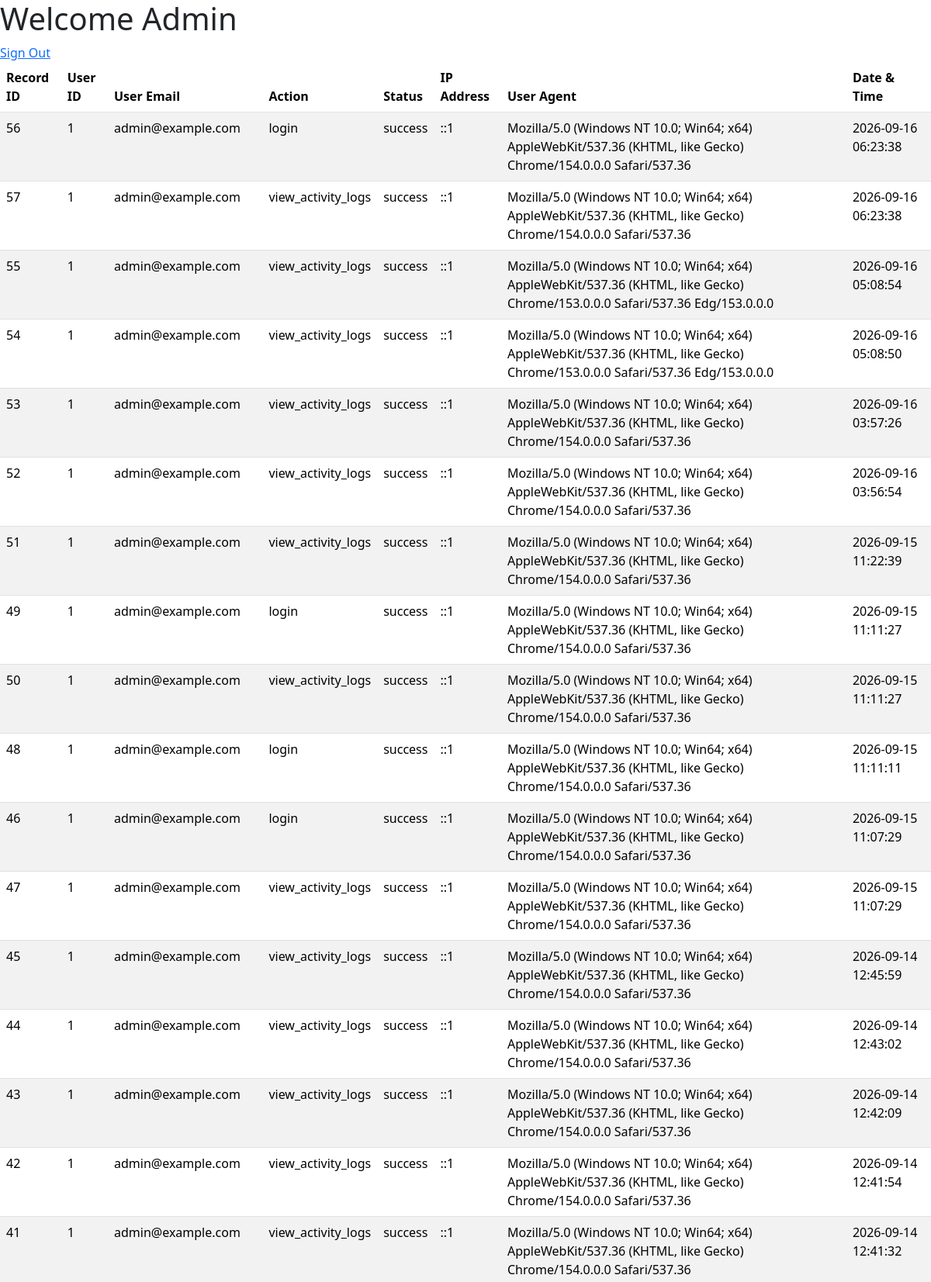
Page /app/admin/index.php (signed in, upper part) on the committed database.
### tables this page shows
CREATE TABLE `activity_logs` (
  `activity_log_id` int(11) NOT NULL AUTO_INCREMENT,
  `user_id` varchar(50) DEFAULT NULL,
  `user_email` varchar(50) DEFAULT NULL,
  `activity_log_action` varchar(50) NOT NULL,
  `activity_log_status` enum('success','failed') DEFAULT 'success',
  `activity_log_ip_address` varchar(45) DEFAULT NULL,
  `activity_log_user_agent` varchar(255) DEFAULT NULL,
  `activity_log_created_at` timestamp NOT NULL DEFAULT current_timestamp(),
  PRIMARY KEY (`activity_log_id`)
);

### app/admin/index.php (the view, shortened to what this page needs)
<?php
require_once '../../config/config.php';
    $stmt = $pdo->query("
        SELECT *
        FROM activity_logs
        ORDER BY activity_log_created_at DESC
    ");
$activities = $stmt->fetchAll(PDO::FETCH_ASSOC);
?>
<!DOCTYPE html>
<html lang="en">
<head>
    <link rel="stylesheet" href="https://cdnjs.cloudflare.com/ajax/libs/twitter-bootstrap/5.3.8/css/bootstrap.min.css" />
        <link rel="stylesheet" href="https://cdn.datatables.net/3.0.4/css/dataTables.bootstrap5.min.css" />
</head>
<body>
    <h1>Welcome Admin</h1>
    <a href="../auth/signout.php">Sign Out</a>
   <table id="example" class="table table-striped" style="width:100%">
    <thead>
        <tr>
            <th>Record ID</th>
            <th>User ID</th>
            <th>User Email</th>
            <th>Action</th>
            <th>Status</th>
            <th>IP Address</th>
            <th>User Agent</th>
            <th>Date & Time</th>
        </tr>
    </thead>
    <tbody>
        <?php foreach ($activities as $activity): ?>
            <tr>
                <td><?= htmlspecialchars($activity['activity_log_id']) ?></td>
                <td><?= htmlspecialchars($activity['user_id']) ?></td>
                <td><?= htmlspecialchars($activity['user_email']) ?></td>
                <td><?= htmlspecialchars($activity['activity_log_action']) ?></td>
                <td><?= htmlspecialchars($activity['activity_log_status']) ?></td>
                <td><?= htmlspecialchars($activity['activity_log_ip_address']) ?></td>
                <td><?= htmlspecialchars($activity['activity_log_user_agent']) ?></td>
                <td><?= htmlspecialchars($activity['activity_log_created_at']) ?></td>
            </tr>
        <?php endforeach; ?>
    </tbody>
</table>
</body>
</html>

### rows in the picture
activity_logs: activity_log_id "56", user "1", user_email "admin@example.com", activity_log_action "login", activity_log_status "success", activity_log_ip_address "::1", activity_log_user_agent "Mozilla/5.0 (Windows NT 10.0; Win64; x64) AppleWebKit/537.36 (KHTML, like Gecko) Chrome/154.0.0.0 Safari/537.36", activity_log_created_at "2026-09-16 06:23:38"
activity_logs: activity_log_id "57", user "1", user_email "admin@example.com", activity_log_action "view_activity_logs", activity_log_status "success", activity_log_ip_address "::1", activity_log_user_agent "Mozilla/5.0 (Windows NT 10.0; Win64; x64) AppleWebKit/537.36 (KHTML, like Gecko) Chrome/154.0.0.0 Safari/537.36", activity_log_created_at "2026-09-16 06:23:38"
activity_logs: activity_log_id "55", user "1", user_email "admin@example.com", activity_log_action "view_activity_logs", activity_log_status "success", activity_log_ip_address "::1", activity_log_user_agent "Mozilla/5.0 (Windows NT 10.0; Win64; x64) AppleWebKit/537.36 (KHTML, like Gecko) Chrome/153.0.0.0 Safari/537.36 Edg/153.0.0.0", activity_log_created_at "2026-09-16 05:08:54"
activity_logs: activity_log_id "54", user "1", user_email "admin@example.com", activity_log_action "view_activity_logs", activity_log_status "success", activity_log_ip_address "::1", activity_log_user_agent "Mozilla/5.0 (Windows NT 10.0; Win64; x64) AppleWebKit/537.36 (KHTML, like Gecko) Chrome/153.0.0.0 Safari/537.36 Edg/153.0.0.0", activity_log_created_at "2026-09-16 05:08:50"
activity_logs: activity_log_id "53", user "1", user_email "admin@example.com", activity_log_action "view_activity_logs", activity_log_status "success", activity_log_ip_address "::1", activity_log_user_agent "Mozilla/5.0 (Windows NT 10.0; Win64; x64) AppleWebKit/537.36 (KHTML, like Gecko) Chrome/154.0.0.0 Safari/537.36", activity_log_created_at "2026-09-16 03:57:26"
activity_logs: activity_log_id "52", user "1", user_email "admin@example.com", activity_log_action "view_activity_logs", activity_log_status "success", activity_log_ip_address "::1", activity_log_user_agent "Mozilla/5.0 (Windows NT 10.0; Win64; x64) AppleWebKit/537.36 (KHTML, like Gecko) Chrome/154.0.0.0 Safari/537.36", activity_log_created_at "2026-09-16 03:56:54"
activity_logs: activity_log_id "51", user "1", user_email "admin@example.com", activity_log_action "view_activity_logs", activity_log_status "success", activity_log_ip_address "::1", activity_log_user_agent "Mozilla/5.0 (Windows NT 10.0; Win64; x64) AppleWebKit/537.36 (KHTML, like Gecko) Chrome/154.0.0.0 Safari/537.36", activity_log_created_at "2026-09-15 11:22:39"
activity_logs: activity_log_id "49", user "1", user_email "admin@example.com", activity_log_action "login", activity_log_status "success", activity_log_ip_address "::1", activity_log_user_agent "Mozilla/5.0 (Windows NT 10.0; Win64; x64) AppleWebKit/537.36 (KHTML, like Gecko) Chrome/154.0.0.0 Safari/537.36", activity_log_created_at "2026-09-15 11:11:27"
activity_logs: activity_log_id "50", user "1", user_email "admin@example.com", activity_log_action "view_activity_logs", activity_log_status "success", activity_log_ip_address "::1", activity_log_user_agent "Mozilla/5.0 (Windows NT 10.0; Win64; x64) AppleWebKit/537.36 (KHTML, like Gecko) Chrome/154.0.0.0 Safari/537.36", activity_log_created_at "2026-09-15 11:11:27"
activity_logs: activity_log_id "48", user "1", user_email "admin@example.com", activity_log_action "login", activity_log_status "success", activity_log_ip_address "::1", activity_log_user_agent "Mozilla/5.0 (Windows NT 10.0; Win64; x64) AppleWebKit/537.36 (KHTML, like Gecko) Chrome/154.0.0.0 Safari/537.36", activity_log_created_at "2026-09-15 11:11:11"
activity_logs: activity_log_id "46", user "1", user_email "admin@example.com", activity_log_action "login", activity_log_status "success", activity_log_ip_address "::1", activity_log_user_agent "Mozilla/5.0 (Windows NT 10.0; Win64; x64) AppleWebKit/537.36 (KHTML, like Gecko) Chrome/154.0.0.0 Safari/537.36", activity_log_created_at "2026-09-15 11:07:29"
activity_logs: activity_log_id "47", user "1", user_email "admin@example.com", activity_log_action "view_activity_logs", activity_log_status "success", activity_log_ip_address "::1", activity_log_user_agent "Mozilla/5.0 (Windows NT 10.0; Win64; x64) AppleWebKit/537.36 (KHTML, like Gecko) Chrome/154.0.0.0 Safari/537.36", activity_log_created_at "2026-09-15 11:07:29"
activity_logs: activity_log_id "45", user "1", user_email "admin@example.com", activity_log_action "view_activity_logs", activity_log_status "success", activity_log_ip_address "::1", activity_log_user_agent "Mozilla/5.0 (Windows NT 10.0; Win64; x64) AppleWebKit/537.36 (KHTML, like Gecko) Chrome/154.0.0.0 Safari/537.36", activity_log_created_at "2026-09-14 12:45:59"
activity_logs: activity_log_id "44", user "1", user_email "admin@example.com", activity_log_action "view_activity_logs", activity_log_status "success", activity_log_ip_address "::1", activity_log_user_agent "Mozilla/5.0 (Windows NT 10.0; Win64; x64) AppleWebKit/537.36 (KHTML, like Gecko) Chrome/154.0.0.0 Safari/537.36", activity_log_created_at "2026-09-14 12:43:02"
activity_logs: activity_log_id "43", user "1", user_email "admin@example.com", activity_log_action "view_activity_logs", activity_log_status "success", activity_log_ip_address "::1", activity_log_user_agent "Mozilla/5.0 (Windows NT 10.0; Win64; x64) AppleWebKit/537.36 (KHTML, like Gecko) Chrome/154.0.0.0 Safari/537.36", activity_log_created_at "2026-09-14 12:42:09"
activity_logs: activity_log_id "42", user "1", user_email "admin@example.com", activity_log_action "view_activity_logs", activity_log_status "success", activity_log_ip_address "::1", activity_log_user_agent "Mozilla/5.0 (Windows NT 10.0; Win64; x64) AppleWebKit/537.36 (KHTML, like Gecko) Chrome/154.0.0.0 Safari/537.36", activity_log_created_at "2026-09-14 12:41:54"
activity_logs: activity_log_id "41", user "1", user_email "admin@example.com", activity_log_action "view_activity_logs", activity_log_status "success", activity_log_ip_address "::1", activity_log_user_agent "Mozilla/5.0 (Windows NT 10.0; Win64; x64) AppleWebKit/537.36 (KHTML, like Gecko) Chrome/154.0.0.0 Safari/537.36", activity_log_created_at "2026-09-14 12:41:32"
